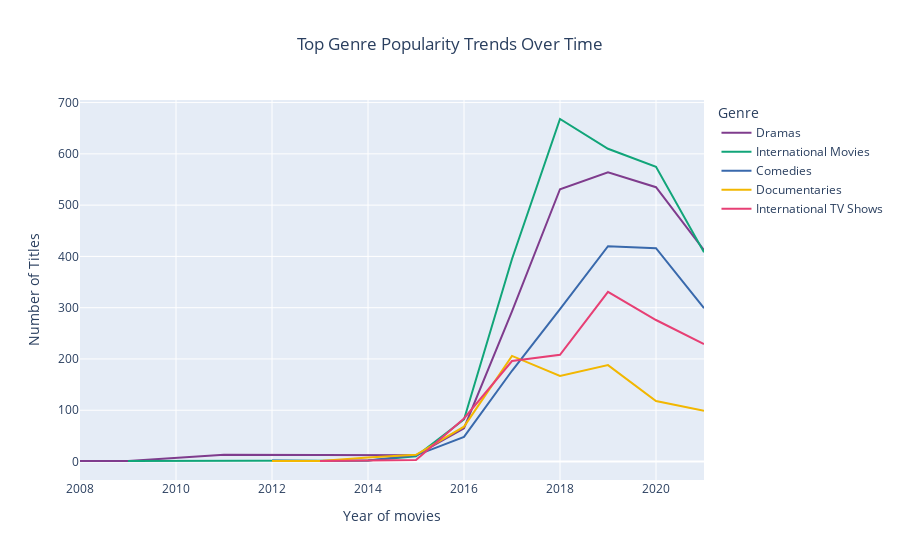

Here is the notebook cell this chart was saved with:
### Markdown cell above
Groups the filtered data by year and genre.

Counts how many titles were added per genre each year.

Resets the index so the result becomes a clean DataFrame with a count column.

### Code cell
# 4. Interactive Genre Popularity Over Time
# First, get top 5 genres
top_genres = genres_df['genres'].value_counts().head(5).index.tolist() # Get the top genres
# Filters the full genre dataset to only keep rows that belong to those top 5 genres.
genre_year_df = genres_df[genres_df['genres'].isin(top_genres)] # Filter for top genre 
genre_year_counts = genre_year_df.groupby(['year_added', 'genres']).size().reset_index(name='count')
genre_year_counts = genre_year_counts.dropna()

fig4 = px.line(genre_year_counts, x='year_added', y='count', color='genres',
              title='Top Genre Popularity Trends Over Time',
              labels={'year_added': 'Year of movies', 'count': 'Number of Titles', 'genres': 'Genre'},
              color_discrete_sequence=px.colors.qualitative.Bold)
fig4.update_layout(title_x=0.5)
fig4.show()

### Figure 1 — Plotly figure (JSON) as saved in the notebook; plotly's stock layout.template omitted (floating-point values rounded to 4 significant figures)
{"data": [{"hovertemplate": "Genre=Dramas<br>Year of movies=%{x}<br>Number of Titles=%{y}<extra></extra>", "legendgroup": "Dramas", "line": {"color": "rgb(127, 60, 141)", "dash": "solid"}, "marker": {"symbol": "circle"}, "mode": "lines", "name": "Dramas", "orientation": "v", "showlegend": true, "type": "scatter", "x": [2008, 2009, 2011, 2015, 2016, 2017, 2018, 2019, 2020, 2021], "xaxis": "x", "y": [1, 1, 13, 12, 65, 293, 531, 564, 535, 412], "yaxis": "y"}, {"hovertemplate": "Genre=International Movies<br>Year of movies=%{x}<br>Number of Titles=%{y}<extra></extra>", "legendgroup": "International Movies", "line": {"color": "rgb(17, 165, 121)", "dash": "solid"}, "marker": {"symbol": "circle"}, "mode": "lines", "name": "International Movies", "orientation": "v", "showlegend": true, "type": "scatter", "x": [2009, 2011, 2014, 2015, 2016, 2017, 2018, 2019, 2020, 2021], "xaxis": "x", "y": [1, 1, 2, 10, 82, 395, 668, 610, 575, 408], "yaxis": "y"}, {"hovertemplate": "Genre=Comedies<br>Year of movies=%{x}<br>Number of Titles=%{y}<extra></extra>", "legendgroup": "Comedies", "line": {"color": "rgb(57, 105, 172)", "dash": "solid"}, "marker": {"symbol": "circle"}, "mode": "lines", "name": "Comedies", "orientation": "v", "showlegend": true, "type": "scatter", "x": [2012, 2013, 2014, 2015, 2016, 2017, 2018, 2019, 2020, 2021], "xaxis": "x", "y": [2, 1, 2, 12, 48, 177, 297, 420, 416, 299], "yaxis": "y"}, {"hovertemplate": "Genre=Documentaries<br>Year of movies=%{x}<br>Number of Titles=%{y}<extra></extra>", "legendgroup": "Documentaries", "line": {"color": "rgb(242, 183, 1)", "dash": "solid"}, "marker": {"symbol": "circle"}, "mode": "lines", "name": "Documentaries", "orientation": "v", "showlegend": true, "type": "scatter", "x": [2012, 2013, 2014, 2015, 2016, 2017, 2018, 2019, 2020, 2021], "xaxis": "x", "y": [1, 1, 8, 13, 68, 206, 167, 188, 118, 99], "yaxis": "y"}, {"hovertemplate": "Genre=International TV Shows<br>Year of movies=%{x}<br>Number of Titles=%{y}<extra></extra>", "legendgroup": "International TV Shows", "line": {"color": "rgb(231, 63, 116)", "dash": "solid"}, "marker": {"symbol": "circle"}, "mode": "lines", "name": "International TV Shows", "orientation": "v", "showlegend": true, "type": "scatter", "x": [2013, 2015, 2016, 2017, 2018, 2019, 2020, 2021], "xaxis": "x", "y": [1, 3, 84, 196, 208, 331, 276, 229], "yaxis": "y"}], "layout": {"legend": {"title": {"text": "Genre"}, "tracegroupgap": 0}, "title": {"text": "Top Genre Popularity Trends Over Time", "x": 0.5}, "xaxis": {"anchor": "y", "domain": [0, 1], "title": {"text": "Year of movies"}}, "yaxis": {"anchor": "x", "domain": [0, 1], "title": {"text": "Number of Titles"}}}}
